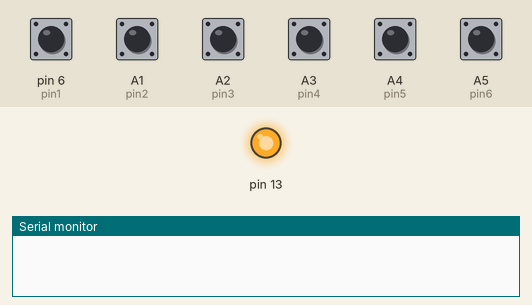
A sketch run on a simulated Arduino Uno, built with avr-gcc and run on an emulated ATmega328P. Parts: output pins drawn as LEDs (lit = HIGH), the last lines printed to the serial monitor. The test bench sets the inputs (shaded band); at power-on: A1 (pin2), A2 (pin3), A3 (pin4), A4 (pin5), A5 (pin6), pin 6 (pin1) HIGH.

Above: at 1.2 s.
1.3 s: pin 6 (pin1) pulled LOW for 0.15 s
At 1.37 s:
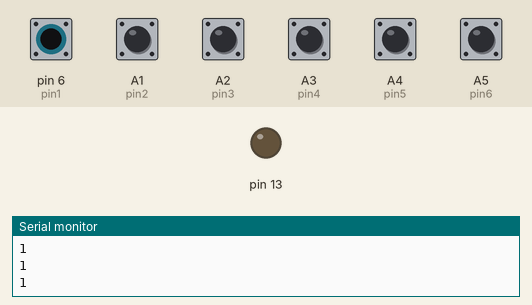
Timing chart, 0 to 4.3 s (numbered marks = the images above; inputs shaded):
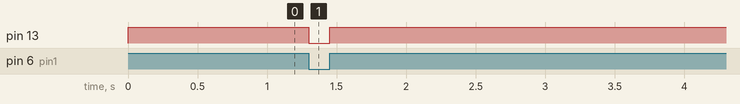

Measured:
- after the input at 1.3 s, pin 13: HIGH → LOW at once, → HIGH 0.15 s later

The sketch:

bd20Read.ino
```cpp
int pin1 = 6;
int pin2 = A1;
int pin3 = A2;
int pin4 = A3;
int pin5 = A4;
int pin6 = A5;


void setup() {
  // put your setup code here, to run once:
  //  pinMode(pin1, INPUT);
  pinMode(13, OUTPUT);
  pinMode(6, INPUT_PULLUP);
  Serial.begin(9600);

}

void loop() {

  digitalWrite(13, digitalRead(pin1));

  if (!digitalRead(pin1)) {
    Serial.println("1");
  }


  if (!digitalRead(pin2)) {
    Serial.println("2");
  }

  if (!digitalRead(pin3)) {
    Serial.println("3");
  }

  if (!digitalRead(pin4)) {
    Serial.println("4");
  }

  if (!digitalRead(pin5)) {
    Serial.println("5");
  }

  if (!digitalRead(pin6)) {
    Serial.println("6");
  }


}
```
